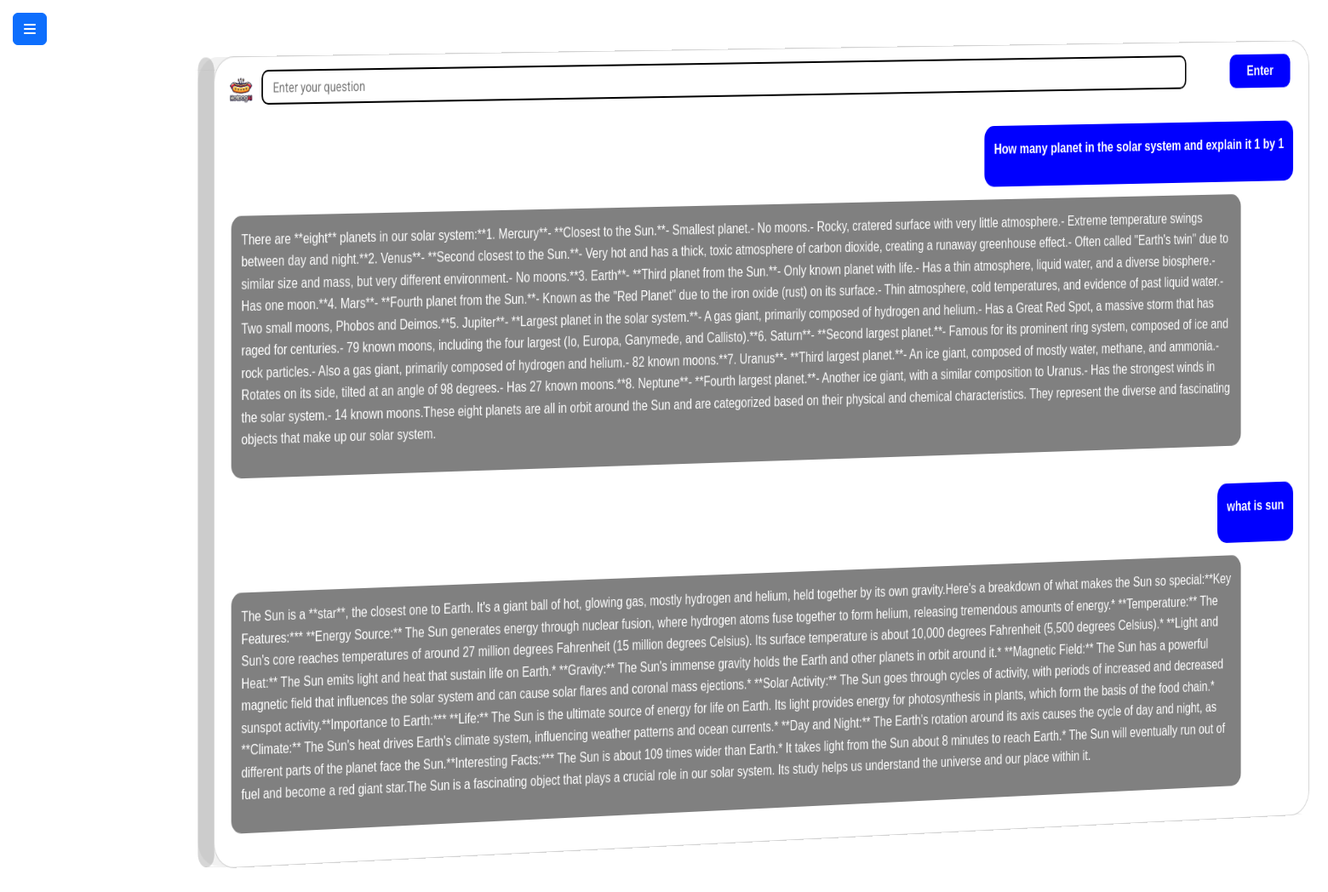
The app's page /home/home.php with its own data.
### tables this page shows
CREATE TABLE `propmt` (
  `propmt_id` int(11) NOT NULL,
  `propmt_input` varchar(2000) NOT NULL,
  `propmt_output` varchar(2000) NOT NULL,
  `propmt_title` varchar(2000) DEFAULT NULL,
  `propmt_created` timestamp NOT NULL DEFAULT current_timestamp() ON UPDATE current_timestamp()
);

### home/home.php (the view, shortened to what this page needs)
<?php
include('../conn.php');
$sql = "SELECT * FROM propmt";
$result = mysqli_query($conn, $sql);
?>
<!DOCTYPE html>
<html lang="en">
<head>
    <link rel="stylesheet" href="https://cdn.jsdelivr.net/npm/bootstrap@5.3.0-alpha1/dist/css/bootstrap.min.css">
    <link rel="stylesheet" href="./css/style3.css">
</head>
<body>
<div class="d-flex">
  <div id="page-content-wrapper">
    <button class="btn btn-primary" id="menu-toggle"><i class="fa-solid fa-bars"></i></button>
    <div class="container-fluid">
      <br><br><br><br>
      <div class="sandbox go-up">
        <div class="card">
          <div class="face face-top"></div>
          <div class="face face-back"></div>
          <div class="face face-bottom"></div>
          <div class="face face-left"></div>
          <form id="promptForm">
            <div style="display:flex;">
              <img src="../img/icon.png" alt="" class="img_home">
              <input type="text" placeholder="Enter your question" class="input_home" id="userInput" name="userInput" required>
              <button type="submit" class="submit_home2">Enter</button>
            </div>
          </form>
          <div id="chatbox-container" class="scrollable-content">
          <?php while($row = mysqli_fetch_assoc($result)){ ?>
            <div style="display: flex; justify-content: flex-end;">
                <div style="width: auto; height: auto; margin-top: 15px; background-color: blue; border-radius: 15px; margin-right: 15px; margin-left: 100px;">
                    <p style="font-size:17px; font-weight:bold; font-family: Arial, Helvetica, sans-serif; text-align:left; padding: 15px 15px; color:white;"><?php echo $row['propmt_input'];?></p>
                </div>
            </div>
            <div style="display: flex; justify-content: flex-start;">
                <div style="width: auto; height: auto; margin-top: 15px; background-color: gray; border-radius: 15px; margin-left: 15px; margin-right: 100px; margin-bottom:30px;">
                    <p style="font-size:17px; font-family: Arial, Helvetica, sans-serif; text-align:left; padding: 15px 15px; color:white;"><?php echo $row['propmt_output'];?></p>
                </div>
            </div>
            <?php } ?>
          </div>
        </div>
      </div>
    </div>
  </div>
</div>
</body>
</html>

### home/css/style3.css (style rules this page uses)
* { box-sizing: border-box; }
.sandbox { inset: 0; max-height: 100vh; display: flex; align-items: center; justify-content: center; font-family: 'Roboto', sans-serif; perspective: 23000px; perspective-origin: 500px -500px; }
.sandbox.go-up .card { animation: hover-card 2s ease-in-out infinite 2s alternate; transform: translateY(-10%) rotateY(40deg) translateZ(50px); }
.card { cursor: pointer; position: relative; background-color: #fff; width: 1700px; height: 930px; border-radius: 30px; transform: translateY(50%) translateZ(-150px) rotateY(40deg); transition: transform 2s; transform-style: preserve-3d; }
.face-left { position: absolute; background-color: #7D7D7D50; top: 0; left: 0; width: 30px; border-radius: 30px; height: 100%; transform: translateX(-15px) translateZ(-15px) rotateY(90deg); }
.face-back { position: absolute; background-color: #D3D3D350; top: 0; left: 0; width: 100%; border-radius: 30px; height: 100%; transform: translateZ(-30px); }
.face-top { position: absolute; background-color: #D3D3D350; top: 0; width: 100%; border-radius: 30px; height: 30px; transform: translateZ(-30px) rotateX(90deg); }
.face-bottom { position: absolute; background-color: #D3D3D350; bottom: 0; width: 100%; border-radius: 30px; height: 30px; transform: translateY(15px) translateZ(-15px) rotateX(-90deg); }
img { position: absolute; width: 100%; height: 100%; border-radius: 30px; }
p { text-align: center; font-weight: 100; padding: 0 20px; }
.img_home { height: 50px; width: 50px; margin: 15px 15px; }
.input_home { height: 40px; width: 1500px; padding-left: 15px; border: 2px solid black; border-radius: 10px; margin: 15px 70px; }
.submit_home2 { cursor: pointer; height: 40px; width: 100px; padding: 5px 25px; margin-top: 15px; margin-right: 30px; border: none; border-radius: 10px; background: blue; color: white; font-size: 17px; font-family: Arial, Helvetica, sans-serif; font-weight: bold; opacity: 1; transition: all 0.3s ease 0s; }
.scrollable-content { max-height: 850px; overflow-y: auto; padding: 10px; }

### home/home.php (style rules this page uses)
#page-content-wrapper { flex-grow: 1; padding: 15px; }

### records on screen
propmt: propmt_input "How many planet in the solar system and explain it 1 by 1", propmt_output "There are **eight** planets in our solar system:**1. Mercury**- **Closest to the Sun.**- Smallest planet.- No moons.- Rocky, cratered surface with very little atmosphere.- Extreme temperature swings between day and night.**2. Venus**- **Second closest to the Sun.**- Very hot and has a thick, toxic atmosphere of carbon dioxide, creating a runaway greenhouse effect.- Often called \"Earth's twin\" due to similar size and mass, but very different environment.- No moons.**3. Earth**- **Third planet from the Sun.**- Only known planet with life.- Has a thin atmosphere, liquid water, and a diverse biosphere.- Has one moon.**4. Mars**- **Fourth planet from the Sun.**- Known as the \"Red Planet\" due to…"
propmt: propmt_input "what is sun", propmt_output "The Sun is a **star**, the closest one to Earth. It's a giant ball of hot, glowing gas, mostly hydrogen and helium, held together by its own gravity.Here's a breakdown of what makes the Sun so special:**Key Features:*** **Energy Source:** The Sun generates energy through nuclear fusion, where hydrogen atoms fuse together to form helium, releasing tremendous amounts of energy.* **Temperature:** The Sun's core reaches temperatures of around 27 million degrees Fahrenheit (15 million degrees Celsius). Its surface temperature is about 10,000 degrees Fahrenheit (5,500 degrees Celsius).* **Light and Heat:** The Sun emits light and heat that sustain life on Earth.* **Gravity:** The Sun's immense…"
